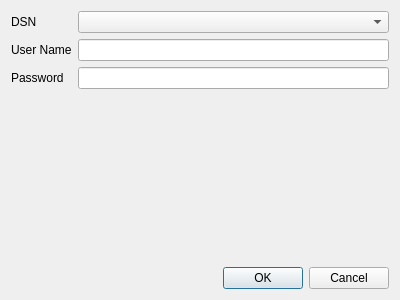
<?xml version="1.0" encoding="UTF-8"?>
<ui version="4.0">
 <class>PluginSettings</class>
 <widget class="QDialog" name="PluginSettings">
  <property name="geometry">
   <rect>
    <x>0</x>
    <y>0</y>
    <width>400</width>
    <height>300</height>
   </rect>
  </property>
  <property name="windowTitle">
   <string>Dialog</string>
  </property>
  <layout class="QVBoxLayout" name="verticalLayout">
   <item>
    <layout class="QFormLayout" name="formLayout">
     <item row="1" column="0">
      <widget class="QLabel" name="label">
       <property name="text">
        <string>User Name</string>
       </property>
      </widget>
     </item>
     <item row="1" column="1">
      <widget class="QLineEdit" name="userName"/>
     </item>
     <item row="2" column="0">
      <widget class="QLabel" name="label_2">
       <property name="text">
        <string>Password</string>
       </property>
      </widget>
     </item>
     <item row="2" column="1">
      <widget class="QLineEdit" name="password">
       <property name="echoMode">
        <enum>QLineEdit::Password</enum>
       </property>
      </widget>
     </item>
     <item row="0" column="0">
      <widget class="QLabel" name="label_3">
       <property name="text">
        <string>DSN</string>
       </property>
      </widget>
     </item>
     <item row="0" column="1">
      <widget class="QComboBox" name="cboDSN"/>
     </item>
    </layout>
   </item>
   <item>
    <widget class="QDialogButtonBox" name="buttonBox">
     <property name="orientation">
      <enum>Qt::Horizontal</enum>
     </property>
     <property name="standardButtons">
      <set>QDialogButtonBox::Cancel|QDialogButtonBox::Ok</set>
     </property>
    </widget>
   </item>
  </layout>
 </widget>
 <resources/>
 <connections>
  <connection>
   <sender>buttonBox</sender>
   <signal>accepted()</signal>
   <receiver>PluginSettings</receiver>
   <slot>accept()</slot>
   <hints>
    <hint type="sourcelabel">
     <x>248</x>
     <y>254</y>
    </hint>
    <hint type="destinationlabel">
     <x>157</x>
     <y>274</y>
    </hint>
   </hints>
  </connection>
  <connection>
   <sender>buttonBox</sender>
   <signal>rejected()</signal>
   <receiver>PluginSettings</receiver>
   <slot>reject()</slot>
   <hints>
    <hint type="sourcelabel">
     <x>316</x>
     <y>260</y>
    </hint>
    <hint type="destinationlabel">
     <x>286</x>
     <y>274</y>
    </hint>
   </hints>
  </connection>
 </connections>
</ui>
